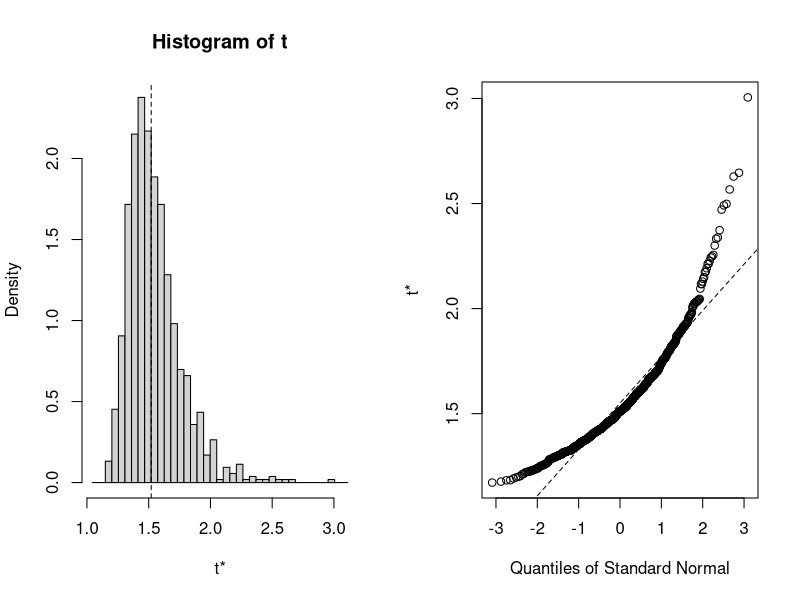
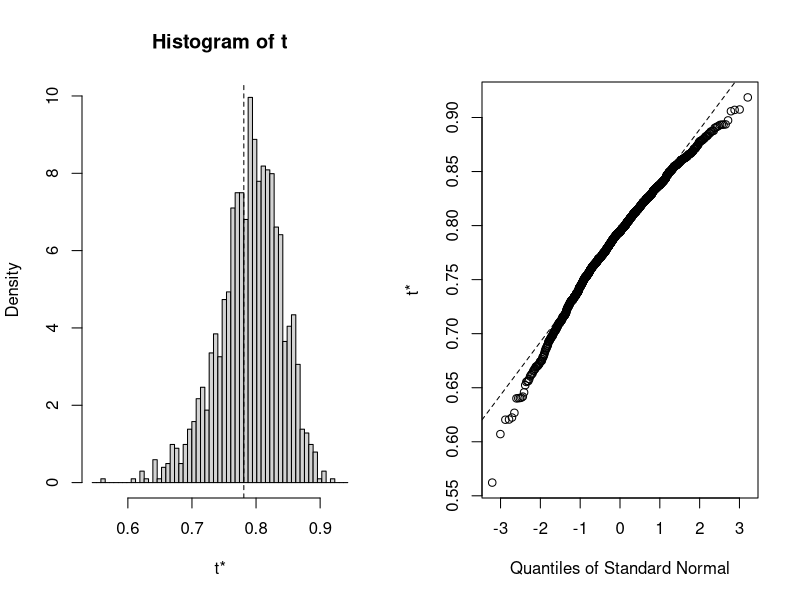

Write R code to recreate these figures, in order.
##### Boot Package in R ###############

#Step 0: Package preparation
install.packages('boot',dep=TRUE)
library(boot)

#Step 1: Define a function that calculates the metric of interest
#in this example, we are calculating the ratio of means 
ratio <- function(d, w) sum(d$x * w)/sum(d$u * w)

#Step 2: take a look at the data
city <- city #boot package dataset
head(city)

#Step 3: Use bootstrap to calculate that metric N times 
#boot(data, function, replicates, stype = indices, frequencies or weights)
output.city <- boot(city, ratio, R = 999, stype = "w")
output.city
plot(output.city)

##################################################################

#Bootstrap of R-squared estimate

# Author DataFlair
library(boot)
# Creating Function to obtain R-Squared from the data
r_squared <- function(formula, data, indices) {
  val <- data[indices,] # selecting sample with boot 
  fit <- lm(formula, data=val)
  return(summary(fit)$r.square)
} 
# Performing 1500 replications with boot 
output.cars <- boot(data=mtcars, statistic=r_squared, 
               R=1500, formula=mpg~wt+disp)
# Plotting the output
output.cars   #t* = bootstrap replicates

plot(output.cars)
# Obtaining a confidence interval of 95%
boot.ci(output.cars, type="norm")


##############################################


